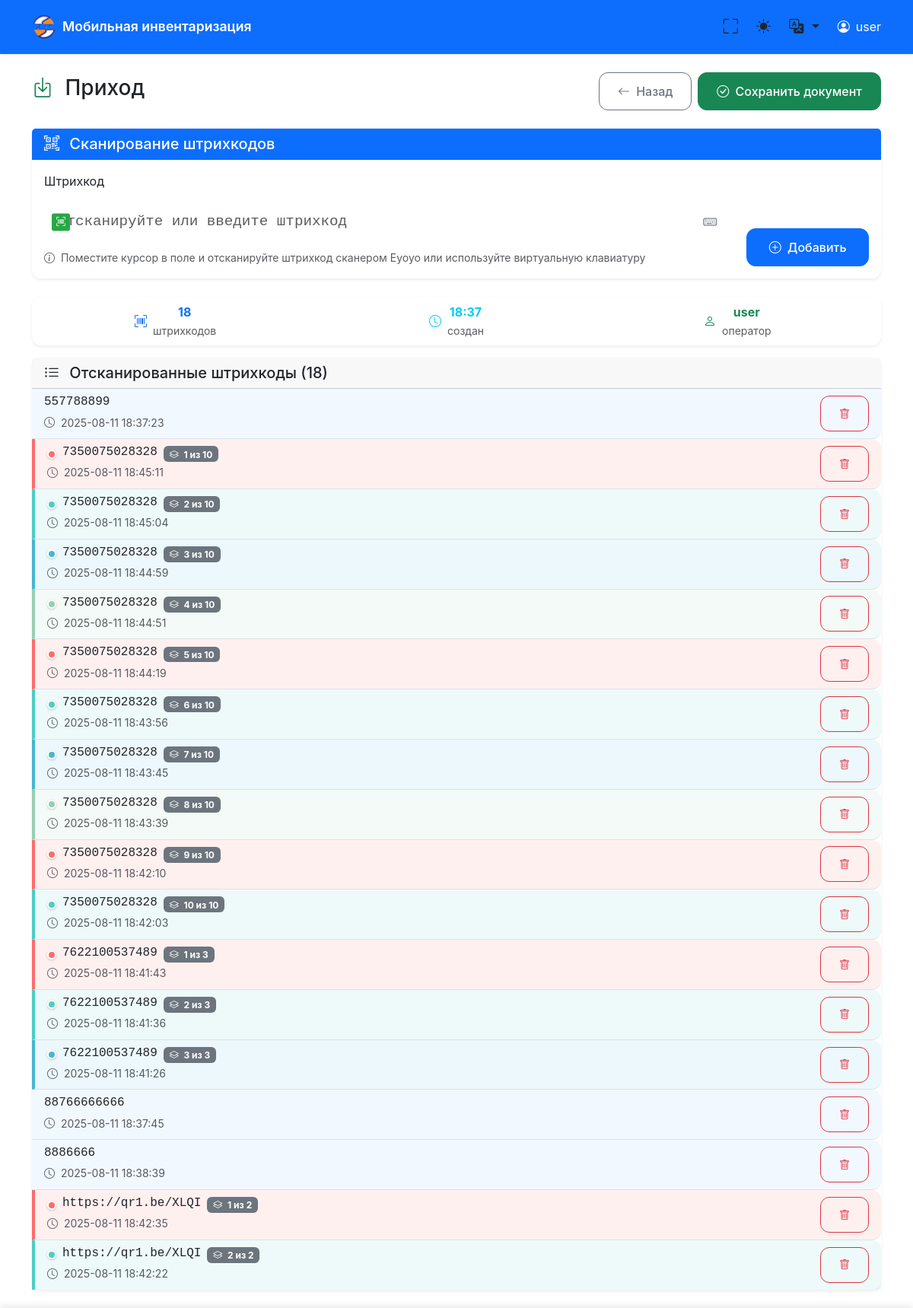
The app's page /scan/6 with its own data.
### tables this page shows
CREATE TABLE users (
            id INTEGER PRIMARY KEY AUTOINCREMENT,
            name TEXT UNIQUE NOT NULL,
            created_at TEXT NOT NULL
        );

CREATE TABLE documents (
            id INTEGER PRIMARY KEY AUTOINCREMENT,
            user_id INTEGER NOT NULL,
            doc_type TEXT NOT NULL,
            status TEXT NOT NULL DEFAULT 'active',
            created_at TEXT NOT NULL,
            closed_at TEXT, comment TEXT DEFAULT '',
            FOREIGN KEY (user_id) REFERENCES users (id)
        );

CREATE TABLE barcodes (
            id INTEGER PRIMARY KEY AUTOINCREMENT,
            document_id INTEGER NOT NULL,
            barcode TEXT NOT NULL,
            created_at TEXT NOT NULL,
            FOREIGN KEY (document_id) REFERENCES documents (id)
        );

### main.py (the view)
@app.get("/scan/{user_id}", response_class=HTMLResponse)
async def scan_page(request: Request, user_id: int):
    conn = get_db_connection()
    cursor = conn.cursor()
    cursor.execute("SELECT * FROM users WHERE id = ?", (user_id,))
    user = cursor.fetchone()
    if not user:
        conn.close()
        raise HTTPException(status_code=404, detail="Пользователь не найден")
    active_doc = get_active_document(user_id)
    if not active_doc:
        conn.close()
        return RedirectResponse(url=f"/dashboard/{user_id}", status_code=303)
    barcodes = get_document_barcodes_sorted(active_doc['id'])
    conn.close()
    current_lang = get_user_language(request)
    locale = load_locale(current_lang)
    return templates.TemplateResponse("scan.html", {
        "request": request,
        "user": dict(user),
        "document": active_doc,
        "barcodes": barcodes,
        "locale": locale,
        "current_lang": current_lang
    })

### templates/scan.html (shortened to what this page needs)
{% extends "base.html" %}
{% block content %}
<div class="row">
    <div class="col-12">
        <div class="d-flex justify-content-between align-items-center mb-4">
            <h1 class="h3">
                {% if document.doc_type == 'Инвентаризация' %}
                    <i class="bi bi-clipboard-check text-primary me-2"></i>
                {% elif document.doc_type == 'Приход' %}
                    <i class="bi bi-box-arrow-in-down text-success me-2"></i>
                {% else %}
                    <i class="bi bi-box-arrow-up text-danger me-2"></i>
                {% endif %}
                {{ document.doc_type }}
            </h1>
            <div class="d-none d-md-flex">
                <a href="/dashboard/{{ user.id }}" class="btn btn-outline-secondary me-2">
                    <i class="bi bi-arrow-left me-1"></i>
                    Назад
                </a>
                <form method="post" action="/close_document/{{ user.id }}" class="d-inline">
                    <button type="submit" class="btn btn-success"
                            onclick="return confirm('Завершить документ и сохранить CSV файл?')">
                        <i class="bi bi-check-circle me-1"></i>
                        Сохранить документ
                    </button>
                </form>
            </div>
        </div>
    </div>
</div>
<div class="row mb-4">
    <div class="col-12">
        <div class="card border-primary">
            <div class="card-header bg-primary text-white">
                <h5 class="mb-0">
                    <i class="bi bi-qr-code-scan me-2"></i>
                    Сканирование штрихкодов
                </h5>
            </div>
            <div class="card-body">
                <form method="post" action="/add_barcode/{{ user.id }}" id="scanForm">
                    <div class="row align-items-end">
                        <div class="col-md-10">
                            <label for="barcode" class="form-label">Штрихкод</label>
                            <div class="position-relative">
                                <input type="text"
                                       class="form-control scanner-input"
                                       id="barcode"
                                       name="barcode"
                                       placeholder="Отсканируйте или введите штрихкод"
                                       required
                                       autofocus
                                       lang="en"
                                       inputmode="text"
                                       autocomplete="off"
                                       spellcheck="false">
                                <div id="input-mode-indicator" class="input-mode-indicator input-mode-hidden">
                                </div>
                                <button type="button" class="keyboard-toggle" id="keyboard-toggle" title="Показать виртуальную клавиатуру">
                                    <i class="bi bi-keyboard"></i>
                                </button>
                            </div>
                            <div class="form-text">
                                <i class="bi bi-info-circle me-1"></i>
                                Поместите курсор в поле и отсканируйте штрихкод сканером Eyoyo или используйте виртуальную клавиатуру
                            </div>
                        </div>
                        <div class="col-md-2">
                            <button type="submit" class="btn btn-primary w-100">
                                <i class="bi bi-plus-circle me-1"></i>
                                Добавить
                            </button>
                        </div>
                    </div>
                </form>
            </div>
        </div>
    </div>
</div>
<div class="row mb-3">
    <div class="col-12">
        <div class="card">
            <div class="card-body py-2">
                <div class="row text-center">
                    <div class="col-4">
                        <div class="d-flex align-items-center justify-content-center">
                            <i class="bi bi-upc-scan text-primary me-2"></i>
                            <div>
                                <strong class="text-primary pulse">{{ barcodes|length }}</strong>
                                <small class="text-muted d-block">штрихкодов</small>
                            </div>
                        </div>
                    </div>
                    <div class="col-4">
                        <div class="d-flex align-items-center justify-content-center">
                            <i class="bi bi-clock text-info me-2"></i>
                            <div>
                                <strong class="text-info">{{ document.created_at[11:16] }}</strong>
                                <small class="text-muted d-block">создан</small>
                            </div>
                        </div>
                    </div>
                    <div class="col-4">
                        <div class="d-flex align-items-center justify-content-center">
                            <i class="bi bi-person text-success me-2"></i>
                            <div>
                                <strong class="text-success">{{ user.name.split()[0] if ' ' in user.name else user.name }}</strong>
                                <small class="text-muted d-block">оператор</small>
                            </div>
                        </div>
                    </div>
                </div>
            </div>
        </div>
    </div>
</div>
{% if barcodes %}
<div class="row mb-4">
    <div class="col-12">
        <div class="card">
            <div class="card-header">
                <h5 class="mb-0">
                    <i class="bi bi-list-ul me-2"></i>
                    Отсканированные штрихкоды ({{ barcodes|length }})
                </h5>
            </div>
            <div class="card-body p-0">
                <div class="list-group list-group-flush">
                    {% for barcode in barcodes %}
                    <div class="list-group-item barcode-item d-flex justify-content-between align-items-center
                                {% if barcode.is_duplicate %}
                                    barcode-duplicate-{{ barcode.color_index }} duplicate
                                {% endif %}">
                        <div class="flex-grow-1">
                            <div class="d-flex align-items-center">
                                {% if barcode.is_duplicate %}
                                    <span class="color-indicator color-indicator-{{ barcode.color_index }}"></span>
                                {% endif %}
                                <h6 class="mb-1 font-monospace me-2">{{ barcode.barcode }}</h6>
                                {% if barcode.is_duplicate %}
                                    <span class="badge bg-secondary text-white">
                                        <i class="bi bi-layers me-1"></i>
                                        {{ barcode.sequence_number }} из {{ barcode.total_count }}
                                    </span>
                                {% endif %}
                            </div>
                            <small class="text-muted">
                                <i class="bi bi-clock me-1"></i>
                                {{ barcode.created_at[:19].replace('T', ' ') }}
                            </small>
                        </div>
                        <div class="d-flex gap-1">
                            <form method="post" action="/delete_barcode/{{ user.id }}" class="d-inline">
                                <button type="submit" class="btn btn-outline-danger btn-sm"
                                        onclick="return confirm('Удалить этот штрихкод?')"
                                        title="Удалить штрихкод">
                                    <i class="bi bi-trash"></i>
                                </button>
                            </form>
                        </div>
                    </div>
                    {% endfor %}
                </div>
            </div>
        </div>
    </div>
</div>
{% endif %}
{% endblock %}

### templates/base.html (shortened to what this page needs)
<!DOCTYPE html>
<html lang="ru" data-bs-theme="light">
<head>
    <link href="https://cdn.jsdelivr.net/npm/bootstrap@5.3.2/dist/css/bootstrap.min.css" rel="stylesheet">
    <link href="https://cdn.jsdelivr.net/npm/bootstrap-icons@1.11.0/font/bootstrap-icons.css" rel="stylesheet">
</head>
<body>
    <nav class="navbar navbar-expand-lg navbar-dark bg-primary">
        <div class="container">
            <div class="d-flex align-items-center">
                <img src="/logo" alt="Логотип" class="logo-svg"
                     style="width: 32px; height: 32px; margin-right: 0.5rem; object-fit: contain;">
                <a class="navbar-brand" href="/">
                    {{ locale.get('app_name', 'Мобильная инвентаризация') }}
                </a>
            </div>
            <div class="d-flex align-items-center">
                <button class="theme-toggle me-2" onclick="toggleFullscreen()" title="Полноэкранный режим">
                    <i class="bi bi-fullscreen" id="fullscreen-icon"></i>
                </button>
                <button class="theme-toggle me-2" onclick="toggleTheme()" title="Переключить тему">
                    <i class="bi bi-sun-fill" id="theme-icon"></i>
                </button>
                <div class="dropdown me-3">
                    <button class="theme-toggle dropdown-toggle" type="button" data-bs-toggle="dropdown" title="Язык">
                        <i class="bi bi-translate"></i>
                    </button>
                </div>
                {% if user %}
                <div class="d-flex align-items-center text-white">
                    <i class="bi bi-person-circle me-2"></i>
                    <span class="d-none d-md-inline">{{ user.name }}</span>
                </div>
                {% endif %}
            </div>
        </div>
    </nav>
    <main class="container mt-4 fade-in">
        {% block content %}{% endblock %}
    </main>
</body>
</html>

### templates/scan.html (style rules this page uses)
.barcode-duplicate-0 { border-left: 4px solid #ff6b6b !important; background-color: rgba(255, 107, 107, 0.1) !important; }
.barcode-duplicate-1 { border-left: 4px solid #4ecdc4 !important; background-color: rgba(78, 205, 196, 0.1) !important; }
.barcode-duplicate-2 { border-left: 4px solid #45b7d1 !important; background-color: rgba(69, 183, 209, 0.1) !important; }
.barcode-duplicate-3 { border-left: 4px solid #96ceb4 !important; background-color: rgba(150, 206, 180, 0.1) !important; }
.barcode-item.duplicate { position: relative; }
.barcode-item.duplicate::before { content: ''; position: absolute; left: 0; top: 0; bottom: 0; width: 4px; border-radius: 2px; }
.color-indicator { width: 12px; height: 12px; border-radius: 50%; display: inline-block; margin-right: 8px; border: 2px solid white; box-shadow: 0 1px 3px rgba(0,0,0,0.2); }
.color-indicator-0 { background-color: #ff6b6b; }
.color-indicator-1 { background-color: #4ecdc4; }
.color-indicator-2 { background-color: #45b7d1; }
.color-indicator-3 { background-color: #96ceb4; }
.keyboard-toggle { position: absolute; right: 10px; top: 50%; transform: translateY(-50%); background: none; border: none; color: #6c757d; font-size: 18px; cursor: pointer; padding: 5px; border-radius: 3px; }
.input-mode-indicator { position: absolute; left: 10px; top: 50%; transform: translateY(-50%); font-size: 12px; padding: 2px 6px; border-radius: 3px; color: white; font-weight: bold; }
.input-mode-scanner { background: #28a745; }

### templates/base.html (style rules this page uses)
:root { --primary-color: #0d6efd; --secondary-color: #6c757d; --success-color: #198754; --danger-color: #dc3545; --warning-color: #ffc107; --info-color: #0dcaf0; --light-color: #f8f9fa; --dark-color: #212529; --border-radius: 0.75rem; --box-shadow: 0 0.125rem 0.25rem rgba(0, 0, 0, 0.075); --box-shadow-lg: 0 0.5rem 1rem rgba(0, 0, 0, 0.15); }
body { font-family: -apple-system, BlinkMacSystemFont, 'Segoe UI', Roboto, 'Helvetica Neue', Arial, sans-serif; line-height: 1.6; -webkit-font-smoothing: antialiased; -moz-osx-font-smoothing: grayscale; padding-bottom: env(safe-area-inset-bottom); }
.navbar { box-shadow: var(--box-shadow); padding: 0.75rem 0; }
.navbar-brand { font-weight: 600; font-size: 1.1rem; }
.logo-svg { width: 32px; height: 32px; margin-right: 0.5rem; color: currentColor; }
.card { border: none; box-shadow: var(--box-shadow); border-radius: var(--border-radius); transition: all 0.2s ease; }
.btn { border-radius: var(--border-radius); font-weight: 500; padding: 0.75rem 1.5rem; transition: all 0.2s ease; }
.form-control, .form-select { border-radius: var(--border-radius); border: 2px solid transparent; background-color: var(--bs-body-bg); transition: all 0.2s ease; }
.scanner-input { font-size: 1.2rem; padding: 1rem; font-family: 'Courier New', monospace; }
.barcode-item { border-left: 4px solid var(--primary-color); background-color: rgba(13, 110, 253, 0.05); border-radius: 0 var(--border-radius) var(--border-radius) 0; transition: all 0.2s ease; }
.theme-toggle { border: none; background: none; color: inherit; font-size: 1.2rem; padding: 0.5rem; border-radius: 50%; transition: all 0.2s ease; }
.fade-in { animation: fadeIn 0.3s ease-in; }
.pulse { animation: pulse 2s infinite; }

### records on screen
users: name "user"
documents: doc_type "Приход", created_at "18:37"
barcodes: barcode "557788899", created_at "2025-08-11 18:37:23"
barcodes: barcode "7350075028328", sequence_number "1", total_count "10", created_at "2025-08-11 18:45:11"
barcodes: barcode "7350075028328", sequence_number "2", total_count "10", created_at "2025-08-11 18:45:04"
barcodes: barcode "7350075028328", sequence_number "3", total_count "10", created_at "2025-08-11 18:44:59"
barcodes: barcode "7350075028328", sequence_number "4", total_count "10", created_at "2025-08-11 18:44:51"
barcodes: barcode "7350075028328", sequence_number "5", total_count "10", created_at "2025-08-11 18:44:19"
barcodes: barcode "7350075028328", sequence_number "6", total_count "10", created_at "2025-08-11 18:43:56"
barcodes: barcode "7350075028328", sequence_number "7", total_count "10", created_at "2025-08-11 18:43:45"
barcodes: barcode "7350075028328", sequence_number "8", total_count "10", created_at "2025-08-11 18:43:39"
barcodes: barcode "7350075028328", sequence_number "9", total_count "10", created_at "2025-08-11 18:42:10"
barcodes: barcode "7350075028328", sequence_number "10", total_count "10", created_at "2025-08-11 18:42:03"
barcodes: barcode "7622100537489", sequence_number "1", total_count "3", created_at "2025-08-11 18:41:43"
barcodes: barcode "7622100537489", sequence_number "2", total_count "3", created_at "2025-08-11 18:41:36"
barcodes: barcode "7622100537489", sequence_number "3", total_count "3", created_at "2025-08-11 18:41:26"
barcodes: barcode "88766666666", created_at "2025-08-11 18:37:45"
barcodes: barcode "8886666", created_at "2025-08-11 18:38:39"
barcodes: barcode "https://qr1.be/XLQI", sequence_number "1", total_count "2", created_at "2025-08-11 18:42:35"
barcodes: barcode "https://qr1.be/XLQI", sequence_number "2", total_count "2", created_at "2025-08-11 18:42:22"

### other values on screen
{{ locale.get('app_name', 'Мобильная инвентаризация') }} "Мобильная инвентаризация"
{{ barcodes|length }} "18"
